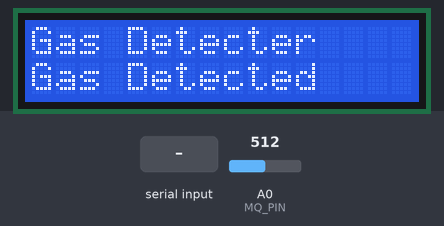
Recording of a sketch running on a simulated Arduino Uno, built with avr-gcc and run on an emulated ATmega328P. On the bench: 16×2 character LCD. The inputs (shaded band) are chosen by the test bench; at power-on: A0 (MQ_PIN) = 512. The modem accepts every AT command (registered, SIM ready, sends succeed) and sends nothing else; what the sketch prints to the serial monitor is not drawn.

Above: at 4.2 s.
4.3 s: "1" received over the second serial link
At 14.5 s:
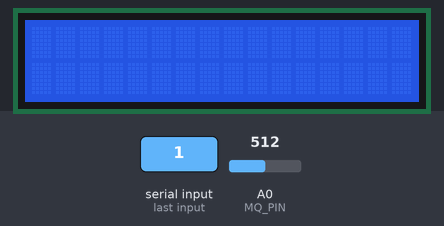
At 15.0 s:
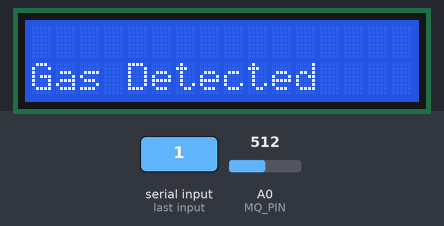
Timing chart, 0 to 16.1 s (numbered marks = the images above; inputs shaded):
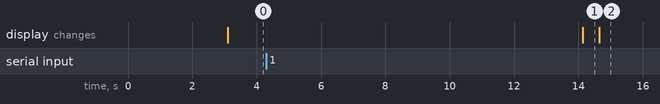

The sketch:

Arduino_Base_Smoke_Detector_Using_GSM.ino
```cpp
#include <SoftwareSerial.h>
#include <Wire.h>
#include <LiquidCrystal_I2C.h>

// SIM800L module RX and TX pins
#define SIM800_RX_PIN 2    //13
#define SIM800_TX_PIN 3    //15
#define MQ_PIN A0              // Analog pin connected to MQ-2 sensor
#define BUZZER_PIN 0           // GPIO 0 (corresponds to D3 on some ESP8266 boards)

#define GAS_THRESHOLD 50      // Set the gas concentration threshold (adjust as needed)

LiquidCrystal_I2C lcd(0x3F, 16, 2);

// Phone number to send the message
String phoneNumber = "8268054547";

// Message to send
String message = "Gas Detected";

SoftwareSerial sim800l(SIM800_RX_PIN, SIM800_TX_PIN);

void setup() {
  Serial.begin(115200);
  pinMode(MQ_PIN, INPUT);
  pinMode(BUZZER_PIN, OUTPUT);
  lcd.begin();
  lcd.backlight();  // Turn on the backlight
  lcd.print("Gas Detecter");
  lcd.setCursor(1,0);
  // Initialize the serial communication with the SIM800L module
    sim800l.begin(9600);
  delay(1000);  // Wait for SIM800L module to initialize

  // Set text mode for SMS
  sendCommand("AT+CMGF=1\r\n");
  delay(1000);

}

void loop() {
  int gasValue = analogRead(MQ_PIN);
  Serial.print("Gas Value: ");
  Serial.println(gasValue);

  if (gasValue > GAS_THRESHOLD) {       //(gasValue > GAS_THRESHOLD)
    lcd.setCursor(0, 1);
    lcd.print("Gas Detected");
    sendSMS(phoneNumber, message);
    digitalWrite(BUZZER_PIN, HIGH);
    delay(2000);
    lcd.clear();
  } else {
    lcd.setCursor(1,0);
    lcd.print("Gas Value:");
    lcd.print(gasValue);
    lcd.setCursor(0, 1);
    lcd.print("No Gas Detected");
    delay(2000);
    digitalWrite(BUZZER_PIN, LOW);
    lcd.clear();
  }

  delay(500); // Delay between gas readings
}

void sendSMS(String phoneNumber, String message) {
  // Set the phone number
  sendCommand("AT+CMGS=\"" + phoneNumber + "\"\r\n");
  delay(1000);

  // Set the message
  sendCommand(message);
  delay(1000);

  // Send the message
  sim800l.write(26);

  // Wait for the message to be sent
  delay(5000);
}

void sendCommand(String command) {
  sim800l.print(command);
  while (!sim800l.available());
  String response = sim800l.readString();
  Serial.println(response);
}
```

Measured:
- after the input at 4.3 s, the display: changes after 9.8 s (image 1)
- what the display in image 1 shows lasts 0.6 s, from 14.1 s to 14.7 s
